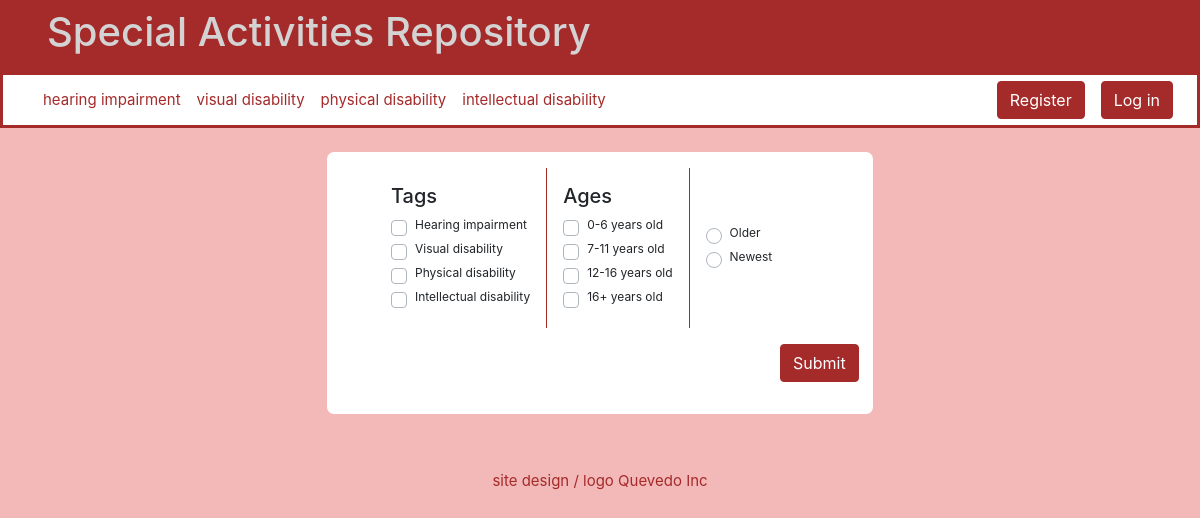
Before: /content?q=hearing_impairment with the older database file.
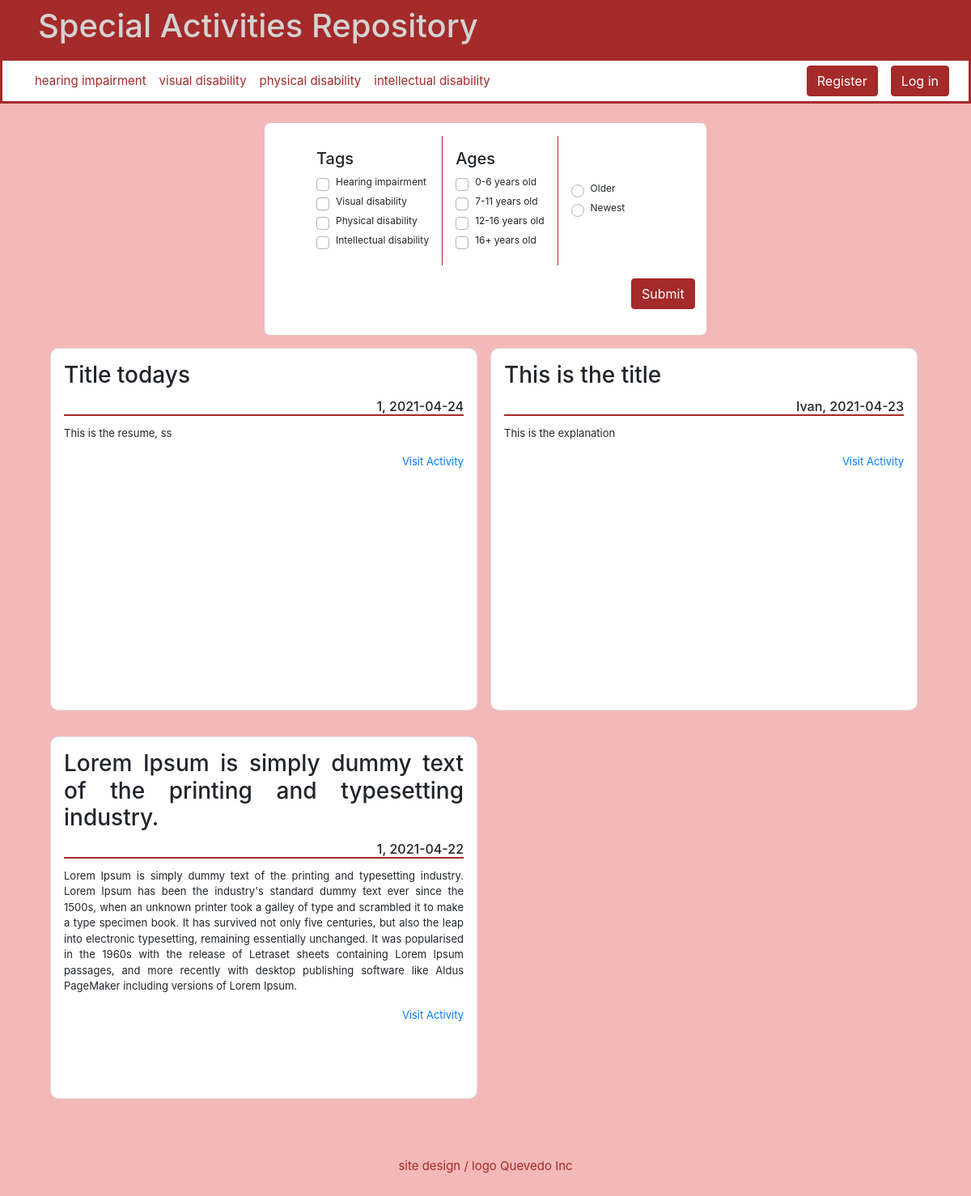
After: the same page with the newer database file.
### tables this page shows
CREATE TABLE activities (id INTEGER PRIMARY KEY AUTOINCREMENT, title TEXT NOT NULL, explanation TEXT UNIQUE, activity TEXT NOT NULL UNIQUE, day_published DATE DEFAULT (date('now', 'localtime')), user_id INTEGER REFERENCES users (id));

### app.py (the view, shortened to what this page needs)
@app.route("/content", methods=['GET', 'POST'])
def content():
    tag = request.args.get("q")
    activities = db.execute("""SELECT DISTINCT activities.*, users.username
                                FROM activities
                                INNER JOIN users ON activities.user_id = users.id
                                INNER JOIN tags ON activities.id = tags.activity_id WHERE tags.name IN (?)
                                ORDER BY day_published DESC""",
                                tag)
    return render_template("content.html", activities=activities)

### templates/content.html (shortened to what this page needs)
{% extends "layout.html" %}
{% block main %}
    <div id="filter_div">
        <form action="/content" method="POST">
            <div id="tags">
                <h5>Tags</h5>
                <div class="custom-control custom-checkbox">
                    <label class="custom-control-label" for="customCheck">Hearing impairment</label>
                </div>
                <div class="custom-control custom-checkbox">
                    <label class="custom-control-label" for="customCheck1">Visual disability</label>
                </div>
                <div class="custom-control custom-checkbox">
                    <label class="custom-control-label" for="customCheck2">Physical disability</label>
                </div>
                <div class="custom-control custom-checkbox">
                    <label class="custom-control-label" for="customCheck3">Intellectual disability</label>
                </div>
            </div>
            <div id="ages">
                <h5>Ages</h5>
                <div class="custom-control custom-checkbox">
                    <label class="custom-control-label" for="customCheck4">0-6 years old</label>
                </div>
                <div class="custom-control custom-checkbox">
                    <label class="custom-control-label" for="customCheck5">7-11 years old</label>
                </div>
                <div class="custom-control custom-checkbox">
                    <label class="custom-control-label" for="customCheck6">12-16 years old</label>
                </div>
                <div class="custom-control custom-checkbox">
                    <label class="custom-control-label" for="customCheck7">16+ years old</label>
                </div>
            </div>
            <div id="time">
                <div class="custom-control custom-radio">
                    <label class="custom-control-label" for="customRadio8">Older</label>
                </div>
                <div class="custom-control custom-radio">
                    <label class="custom-control-label" for="customRadio9">Newest</label>
                </div>
            </div>
            <input id="btn_nav" class="nav-item btn" type="submit" value="Submit">
        </form>
    </div>
    {% for activity in activities %}
    <div class="content_card">
        <div class="card">
            <h3 class="card-title">{{ activity['title'] }}</h3>
            <h6 class="card-title">{{ activity['username'] }}, {{ activity['day_published'] }}</h6>
            <p class="card-text">{{ activity['explanation'] }}</p>
            <a href="/activity?q={{ activity['id'] }}" class="card-link">Visit Activity</a>
        </div>
    </div>
    {% endfor %}
{% endblock %}

Changed rows visible on the page:
added activities: title "Title todays", username "1", day_published "2021-04-24", explanation "This is the resume, ss"
added activities: title "This is the title", username "Ivan", day_published "2021-04-23", explanation "This is the explanation"
added activities: title "Lorem Ipsum is simply dummy text of the printing and typesetting industry.", username "1", day_published "2021-04-22", explanation "Lorem Ipsum is simply dummy text of the printing and typesetting industry. Lorem Ipsum has been the industry's standard dummy text ever since the 1500s, when an unknown printer took a galley of type and scrambled it to make a type specimen book. It has survived not only five centuries, but also the leap into electronic typesetting, remaining essentially unchanged. It was popularised in the 1960s with the release of Letraset sheets containing Lorem Ipsum passages, and more recently with desktop publishing software like Aldus PageMaker including versions of Lorem Ipsum."
